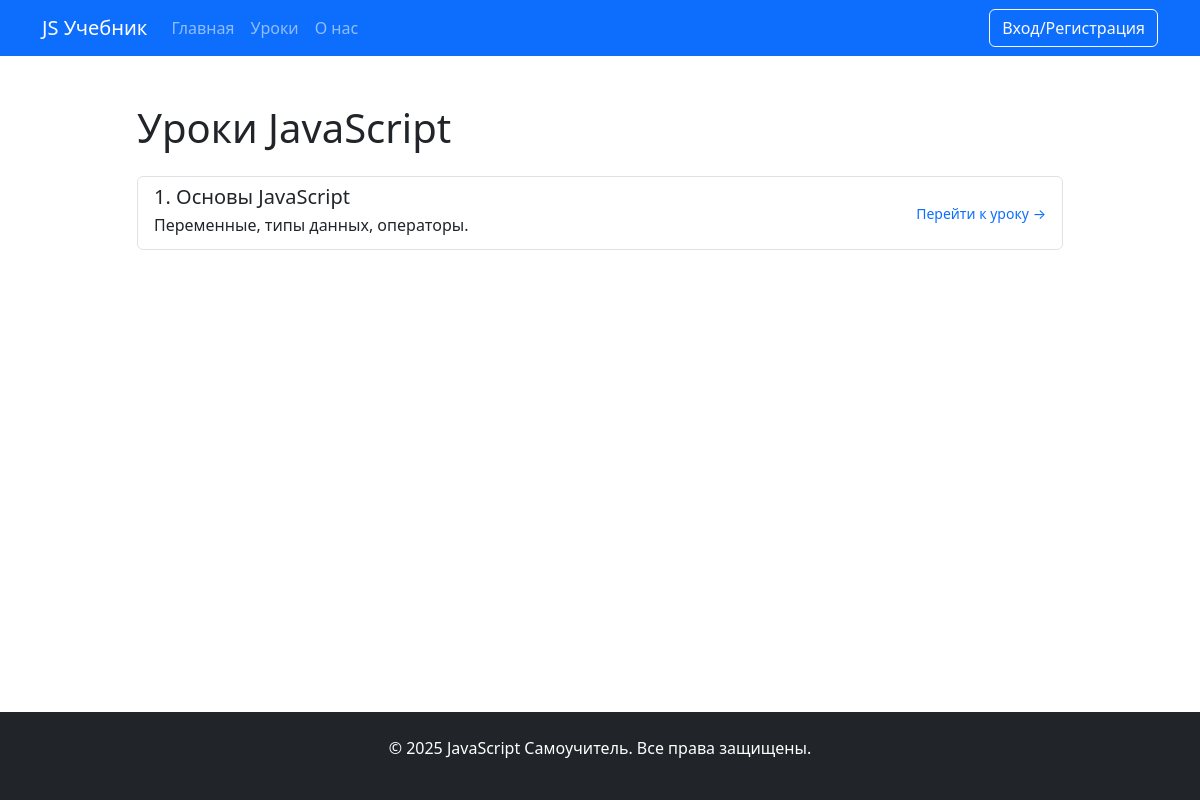
The app's page /lessons, older data.
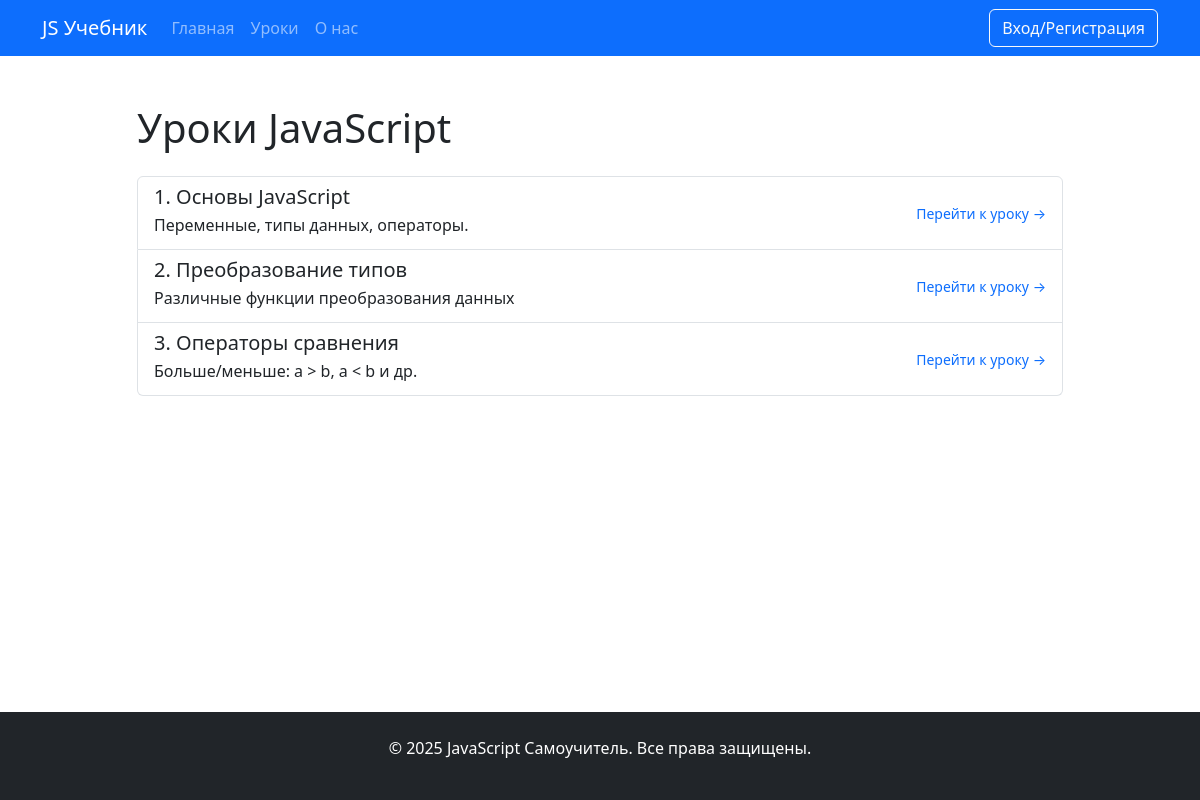
The same page, newer data.
### app.py (models this page shows, shortened)
class Lesson(db.Model):
    id = db.Column(db.Integer, primary_key=True)
    title = db.Column(db.String(100), nullable=False)
    description = db.Column(db.String(100), nullable=False)
    content = db.Column(db.Text, nullable=False)
    task = db.Column(db.Text, nullable=False)
    solution = db.Column(db.Text, nullable=False)
    userSolution = db.relationship('UserSolution', backref='lesson', lazy=True)

### app.py (the view, shortened to what this page needs)
@app.route('/lessons', methods=['GET', 'POST'])
def lessons():
    lesson = Lesson.query.all()
    return render_template("lessons.html",lesson=lesson)

### app.py (called while the page is built)
@app.context_processor
def inject_user():
    def get_user_name():
        if 'name' in session:
            return Users.query.filter_by(email=session['name']).first()
    return dict(active_user=get_user_name())

### templates/lessons.html (shortened to what this page needs)
{% extends 'base.html' %}
{% block main %}
      <div class="row">
        <div class="col-lg-10 mx-auto">
          <h1 class="mb-4">Уроки JavaScript</h1>
          <div class="list-group mb-5">
            {%for less in lesson%}
            <div class="list-group-item list-group-item-action">
              <div
                class="d-flex w-100 justify-content-between align-items-center"
              >
                <div>
                  <h5 class="mb-1">{{loop.index}}. {{less.title}}</h5>
                  <p class="mb-1">{{less.description}}</p>
                </div>
                <small
                  ><a href="/lesson/{{less.id}}" class="text-decoration-none"
                    >Перейти к уроку →</a
                  ></small
                >
              </div>
            </div>
            {%endfor%}
          </div>
        </div>
      </div>
      {% endblock %}

### templates/base.html (shortened to what this page needs)
<!DOCTYPE html>
<html lang="ru">
  <head>
    <link rel="stylesheet" href="{{ url_for('static', filename='css/bootstrap.min.css') }}">
    <link
      rel="stylesheet"
      href="https://cdn.jsdelivr.net/npm/bootstrap-icons@1.10.0/font/bootstrap-icons.css"
    />
    <link rel="stylesheet" href="{{ url_for('static', filename='css/style.css') }}">
  </head>
  <body>
    <nav class="navbar navbar-expand-lg navbar-dark bg-primary">
      <div class="container">
        <a class="navbar-brand" href="/">JS Учебник</a>
        <div class="collapse navbar-collapse" id="navbarNav">
          <ul class="navbar-nav me-auto">
            <li class="nav-item">
              <a class="nav-link" href="/">Главная</a>
            </li>
            <li class="nav-item">
              <a class="nav-link" href="/lessons">Уроки</a>
            </li>
            <li class="nav-item">
              <a class="nav-link" href="/about">О нас</a>
            </li>
          </ul>
          <div class="d-flex">
            {%if 'name' in session and active_user %}
            <a href="/profile" class="btn btn-outline-light ms-3">Профиль</a>
            <a href="/logout" class="btn btn-danger ms-3">Выйти</a>
            {% else %}
            <a href="/auth" class="btn btn-outline-light"
                >Вход/Регистрация</a
                >
            {%endif%}
          </div>
        </div>
      </div>
    </nav>
    <main class="container my-5" id="main-content">
        {% block main %} {% endblock %}
    </main>
    <footer class="bg-dark text-white py-4">
      <div class="container text-center">
        <p>&copy; 2025 JavaScript Самоучитель. Все права защищены.</p>
      </div>
    </footer>
  </body>
</html>

### static/css/style.css (style rules this page uses)
html, body { height: 100%; margin: 0; }
body { display: flex; flex-direction: column; }
main { flex: 1 0 auto; }
footer { flex-shrink: 0; }

Row changes from the older to the newer data that the page shows:
added Lesson: title "Преобразование типов", description "Различные функции преобразования данных"
added Lesson: title "Операторы сравнения", description "Больше/меньше: a > b, a < b и др."
